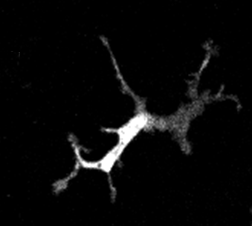
#> input picture self_study/w3/images/glialcells.png, 252 x 226 px
$ jupyter execute --allow-errors '10. Skeleton Analysis.ipynb'
#> lines starting #> are read from the running program, lines starting #| are printed output that depends on the picture; after the words box and inside, x2 and y2 are one past the last pixel; in counts of white or black regions, pixels touching at a corner belong together
## 10. Skeleton Analysis

An image skeleton is a simplified, thin version of a binary image that captures its essential structure while removing unnecessary details. The skeleton represents the shape and topology of the object(s) in the image, often as a one-pixel-wide line or curve, without changing the overall connectivity or geometry of the structure.

In computer vision, skeletonization has numerous applications. It is used to extract and analyze the geometric properties of objects, such as their length, width, and topology. By simplifying features, it aids in tasks like handwritten character recognition and object identification. Skeletons also help generate central paths in road networks, veins in leaves, and vascular structures, supporting robotic navigation and biological studies. Additionally, they are valuable in medical imaging for analyzing anatomical structures such as blood vessels, airways, and bones.

[cell 1]
import matplotlib.pyplot as plt
import numpy as np
import pandas as pd

import cv2

from skimage.morphology import skeletonize
from skimage.morphology import remove_small_objects

## 10.1. Skeletonize

[cell 2]
cell_image = cv2.imread('images/glialcells.png', 0)
#> cell_image is the input picture: shape (226, 252); min 0, max 255, mean 8.6
plt.imshow(cell_image, cmap='gray')

**Exercise 10.1**

Convert `cell_image` to a binary image and skeletonize it (`cell_skeleton_image`). Expected output is similar to the one below:

[cell 3]
# YOUR CODE HERE
blur = cv2.GaussianBlur(cell_image, (3, 3), 0)

_, binary = cv2.threshold(blur, 17, 60,
                          cv2.THRESH_BINARY)
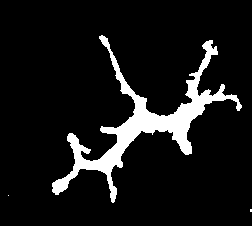
#> binary: shape (226, 252); values 0 (black) and 60 (white), 9.1% white; 3 white regions (2 under 20 px), largest, box (x1, y1, x2, y2) and area: (52, 35, 242, 203) 5194
cell_skeleton_image = skeletonize(binary)
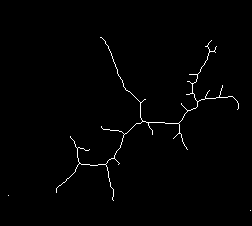
#> cell_skeleton_image: shape (226, 252) bool; 1% white in thin lines or dots, all inside (x1, y1, x2, y2) = (8, 37, 251, 211)
plt.imshow(cell_skeleton_image, cmap='gray')

## 10.2. Skeleton analysis with Skan

Skan is a pure Python library to analyse skeleton images. First, [install skan](https://skeleton-analysis.org/stable/getting_started/install.html).

[cell 4]
from skan import Skeleton, summarize
from skan.csr import skeleton_to_csgraph

To analyze a skeleton, you need to have a basic understanding of [graph theory](https://en.wikipedia.org/wiki/Graph_theory) - the study of graphs. Graphs are mathematical structures that are used to model pairwise relations between objects.

A skeleton is a pixel graph. I will use the following image with two simple skeletons to explain skeleton analysis.

[cell 5]
simple_skeleton_image = np.array([
    [0, 1, 0, 0, 0, 0, 0, 1],
    [0, 0, 1, 0, 0, 1, 0, 1],
    [0, 0, 0, 1, 0, 1, 0, 0],
    [1, 1, 1, 1, 1, 1, 1, 1],
    [0, 0, 0, 1, 0, 0, 0, 0]])
plt.imshow(simple_skeleton_image)
plt.axis('off')
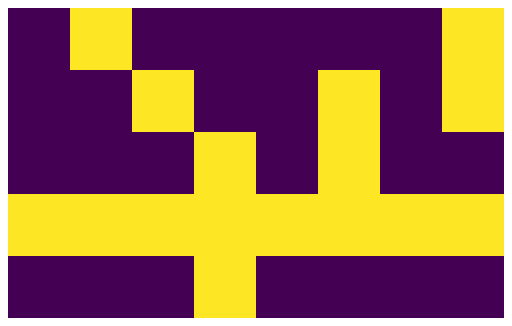
#> figure drawn by matplotlib, 1 panel

This image contains two skeletons. If we were to think of a skeleton as a pixel graph, each pixel will be a node (also called vertices). Nodes are connected with edges. Nodes are represented by labeled circles. Node 0, Node 1 etc. Edges connect the nodes and represented by lines (sometimes with arrows).

`skan` allows us to easily convert skeletons to graphs.

[cell 6]
from skan import draw
#> (the rest of this cell did not finish here and is left out)

As you can see each pixel is a node, labeled from 0 to 15. Labeling starts from top left node with id 0, moves from left to right, top to bottom.

**Exercise 10.2**

If you convert `cell_skeleton_image` to a graph, how many nodes would there be? Answer the question without converting the skeleton to a graph.

[cell 7]
# YOUR CODE HERE
n_nodes = np.count_nonzero(cell_skeleton_image)
#> n_nodes = 590
print("Number of nodes:", n_nodes)
#| Number of nodes: 590

$ run again, with self_study/w3/images/glial_skeleton.png copied over self_study/w3/images/glialcells.png
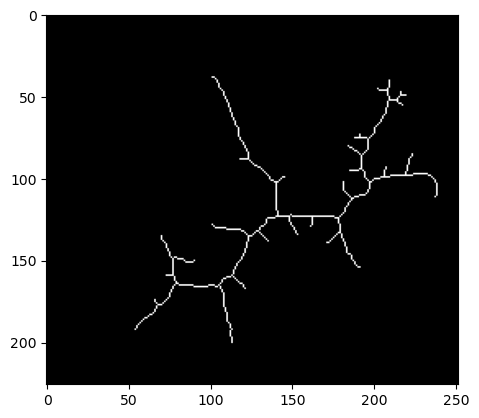
#> input picture self_study/w3/images/glial_skeleton.png, 479 x 418 px
#> cell_image is the input picture: shape (418, 479); min 0, max 255, mean 61.5
#> `_, binary = cv2.threshold(blur, 17, 60, cv2.THRESH_BINARY)`:
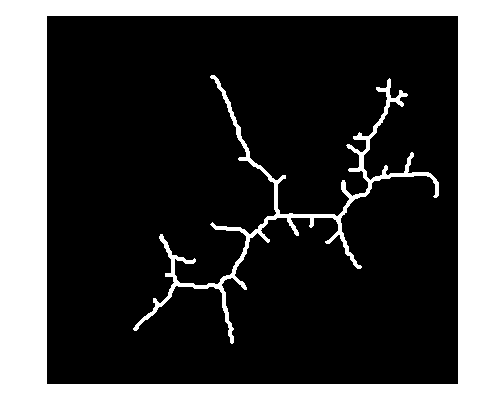
#> binary: shape (418, 479); values 0 (black) and 60 (white), 26.8% white; 2 white regions, box (x1, y1, x2, y2) and area: (0, 0, 479, 418) 48974, (133, 75, 439, 344) 4734
#> `cell_skeleton_image = skeletonize(binary)`:
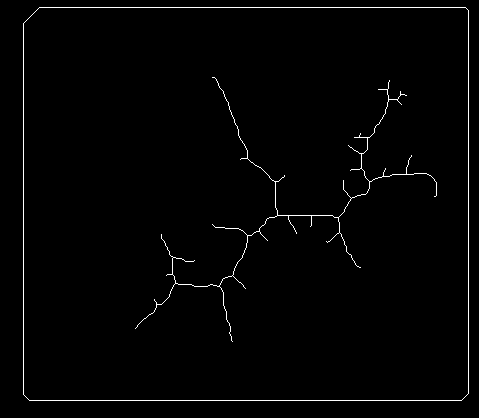
#> cell_skeleton_image: shape (418, 479) bool; 1.4% white in thin lines or dots, all inside (x1, y1, x2, y2) = (23, 7, 469, 401)
#> n_nodes = 2707
#| Number of nodes: 2707
